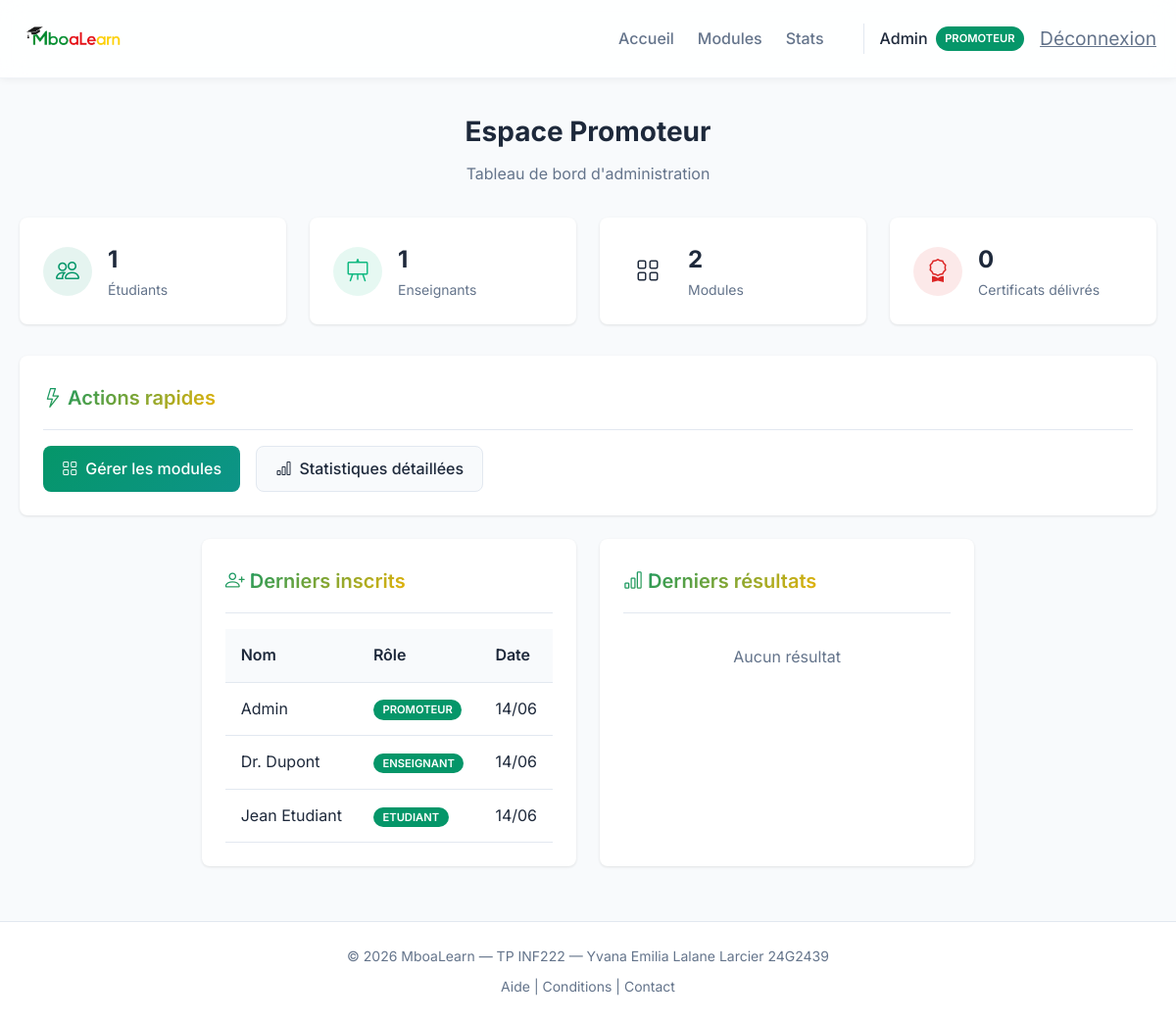
The app's page /promoteur/dashboard.php (signed in) with its own data.
### tables this page shows
CREATE TABLE users (
    id INT AUTO_INCREMENT PRIMARY KEY,
    nom VARCHAR(100) NOT NULL,
    email VARCHAR(150) UNIQUE NOT NULL,
    password VARCHAR(255) NOT NULL,
    role ENUM('etudiant', 'enseignant', 'promoteur') DEFAULT 'etudiant',
    date_inscription TIMESTAMP DEFAULT CURRENT_TIMESTAMP
);

### includes/auth.php (called while the page is built, shortened)
<?php
require_once __DIR__ . '/../config/database.php';
function is_logged_in() {
    return isset($_SESSION['user_id']);
}
function has_role($role) {
    return isset($_SESSION['user_role']) && $_SESSION['user_role'] === $role;
}
function get_user_info() {
    global $pdo;
    $stmt = $pdo->prepare("SELECT id, nom, email, role FROM users WHERE id = ?");
    $stmt->execute([$_SESSION['user_id']]);
    return $stmt->fetch();
}

### promoteur/dashboard.php (the view, shortened to what this page needs)
<?php
require_once '../config/database.php';
require_once '../includes/auth.php';
$stmt = $pdo->query("SELECT COUNT(*) as total FROM users WHERE role = 'etudiant'");
$nb_etudiants = $stmt->fetch()['total'];
$stmt = $pdo->query("SELECT COUNT(*) as total FROM users WHERE role = 'enseignant'");
$nb_enseignants = $stmt->fetch()['total'];
$stmt = $pdo->query("SELECT COUNT(*) as total FROM modules");
$nb_modules = $stmt->fetch()['total'];
$stmt = $pdo->query("SELECT COUNT(*) as total FROM certificats");
$nb_certificats = $stmt->fetch()['total'];
$stmt = $pdo->query("SELECT nom, email, role, date_inscription FROM users ORDER BY date_inscription DESC LIMIT 5");
$derniers_inscrits = $stmt->fetchAll();
$stmt = $pdo->query("
    SELECT r.*, u.nom as etudiant_nom, e.titre as evaluation_titre
    FROM resultats r
    JOIN users u ON r.etudiant_id = u.id
    JOIN evaluations e ON r.evaluation_id = e.id
    ORDER BY r.date_passage DESC
    LIMIT 5
");
$derniers_resultats = $stmt->fetchAll();
?>
<!DOCTYPE html>
<html lang="fr">
<head>
    <link rel="stylesheet" href="https://cdn.jsdelivr.net/npm/bootstrap-icons@1.11.3/font/bootstrap-icons.min.css">
    <link rel="stylesheet" href="../assets/css/style.css">
</head>
<body>
    <?php include '../includes/header.php'; ?>
    <div class="dashboard-header">
        <h1>Espace Promoteur</h1>
        <p>Tableau de bord d'administration</p>
    </div>
    <div class="stats-grid">
        <div class="stat-card">
            <div class="stat-icon blue">
                <i class="bi bi-people"></i>
            </div>
            <div class="stat-info">
                <h3><?php echo $nb_etudiants; ?></h3>
                <p>Étudiants</p>
            </div>
        </div>
        <div class="stat-card">
            <div class="stat-icon green">
                <i class="bi bi-easel"></i>
            </div>
            <div class="stat-info">
                <h3><?php echo $nb_enseignants; ?></h3>
                <p>Enseignants</p>
            </div>
        </div>
        <div class="stat-card">
            <div class="stat-icon orange">
                <i class="bi bi-grid"></i>
            </div>
            <div class="stat-info">
                <h3><?php echo $nb_modules; ?></h3>
                <p>Modules</p>
            </div>
        </div>
        <div class="stat-card">
            <div class="stat-icon red">
                <i class="bi bi-award"></i>
            </div>
            <div class="stat-info">
                <h3><?php echo $nb_certificats; ?></h3>
                <p>Certificats délivrés</p>
            </div>
        </div>
    </div>
    <div class="card">
        <div class="card-header">
            <h2 class="card-title"><i class="bi bi-lightning"></i> Actions rapides</h2>
        </div>
        <div style="display: flex; gap: 1rem; flex-wrap: wrap;">
            <a href="modules.php" class="btn-primary">
                <i class="bi bi-grid"></i> Gérer les modules
            </a>
            <a href="statistiques.php" class="btn-secondary">
                <i class="bi bi-bar-chart"></i> Statistiques détaillées
            </a>
        </div>
    </div>
    <div style="display: grid; grid-template-columns: 1fr 1fr; gap: 1.5rem;">
        <div class="card">
            <div class="card-header">
                <h2 class="card-title"><i class="bi bi-person-plus"></i> Derniers inscrits</h2>
            </div>
            <?php if (empty($derniers_inscrits)): ?>
                <p class="text-muted text-center" style="padding: 1rem;">Aucun inscrit</p>
            <?php else: ?>
                <div class="table-responsive">
                    <table>
                        <thead>
                            <tr>
                                <th>Nom</th>
                                <th>Rôle</th>
                                <th>Date</th>
                            </tr>
                        </thead>
                        <tbody>
                            <?php foreach ($derniers_inscrits as $inscrit): ?>
                                <tr>
                                    <td><?php echo htmlspecialchars($inscrit['nom']); ?></td>
                                    <td>
                                        <span class="badge"><?php echo ucfirst($inscrit['role']); ?></span>
                                    </td>
                                    <td><?php echo date('d/m', strtotime($inscrit['date_inscription'])); ?></td>
                                </tr>
                            <?php endforeach; ?>
                        </tbody>
                    </table>
                </div>
            <?php endif; ?>
        </div>
        <div class="card">
            <div class="card-header">
                <h2 class="card-title"><i class="bi bi-bar-chart"></i> Derniers résultats</h2>
            </div>
            <?php if (empty($derniers_resultats)): ?>
                <p class="text-muted text-center" style="padding: 1rem;">Aucun résultat</p>
            <?php endif; ?>
        </div>
    </div>
    <?php include '../includes/footer.php'; ?>
</body>
</html>

### includes/header.php (shortened to what this page needs)
<?php
$base_url = '/MboaLearn';
$user = get_user_info();
?>
<!DOCTYPE html>
<html lang="fr">
<head>
    <link rel="stylesheet" href="https://cdn.jsdelivr.net/npm/bootstrap-icons@1.11.3/font/bootstrap-icons.min.css">
    <link rel="stylesheet" href="<?php echo $base_url; ?>/assets/css/style.css?v=<?php echo time(); ?>">
</head>
<body>
    <nav class="navbar">
        <div class="nav-container">
            <a href="<?php echo $base_url; ?>/index.html" class="nav-brand">
                <img src="<?php echo $base_url; ?>/assets/images/mboalearn.png" alt="MboaLearn" class="nav-logo">
            </a>
            <?php if (is_logged_in()): ?>
            <div class="nav-menu">
                <a href="<?php echo $base_url; ?>/dashboard.php" class="nav-link">
                    Accueil
                </a>
                <?php if (has_role('promoteur')): ?>
                    <a href="<?php echo $base_url; ?>/promoteur/modules.php" class="nav-link">
                        Modules
                    </a>
                    <a href="<?php echo $base_url; ?>/promoteur/statistiques.php" class="nav-link">
                        Stats
                    </a>
                <?php endif; ?>
                <div class="nav-user">
                    <span class="user-info">
                        <?php echo $user['nom']; ?>
                        <span class="badge"><?php echo ucfirst($user['role']); ?></span>
                    </span>
                    <a href="<?php echo $base_url; ?>/logout.php" class="btn-logout">
                        Déconnexion
                    </a>
                </div>
            </div>
            <?php endif; ?>
        </div>
    </nav>
    <main class="main-content">
        <div class="container">

### records on screen
users: nom "Admin", role "PROMOTEUR", date_inscription "14/06"
users: nom "Dr. Dupont", role "ENSEIGNANT", date_inscription "14/06"
users: nom "Jean Etudiant", role "ETUDIANT", date_inscription "14/06"

### other values on screen
$nb_etudiants "1"
$nb_enseignants "1"
$nb_modules "2"
$nb_certificats "0"
